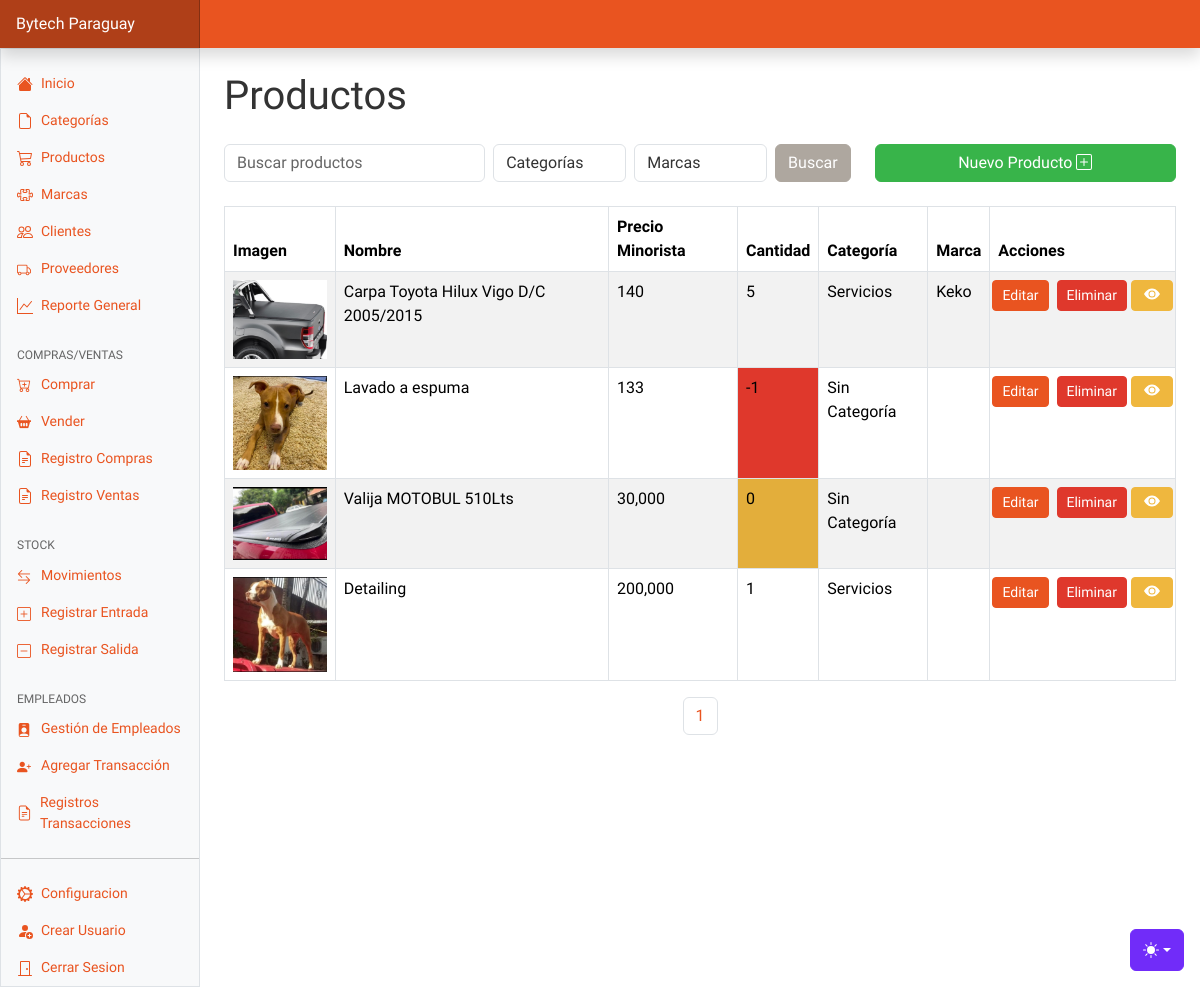
The page /productos.php (signed in) on the database as committed earlier.
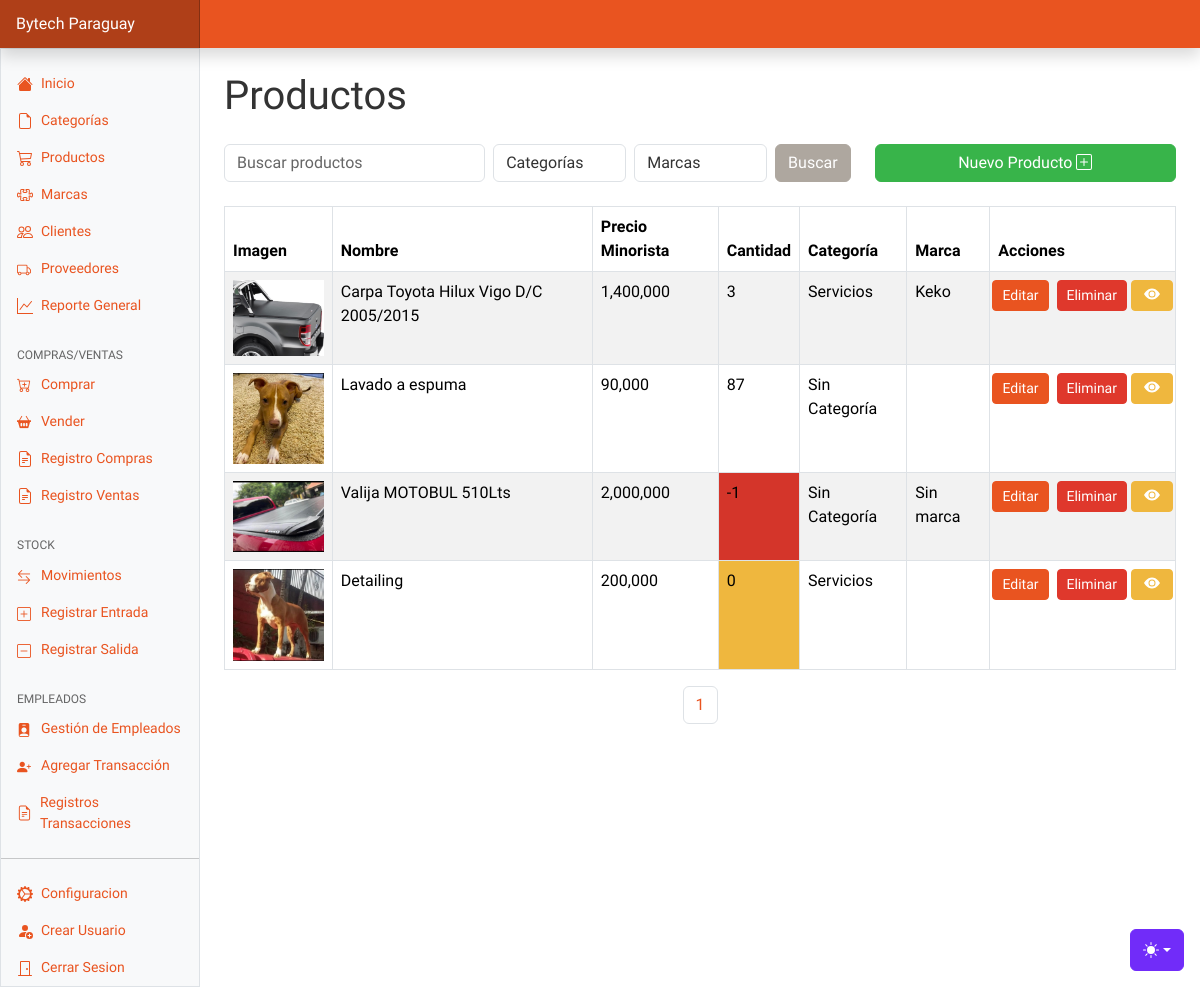
The same page on the database as committed later.
### tables this page shows
CREATE TABLE `productos` (
  `id` int(11) NOT NULL,
  `nombre` varchar(255) NOT NULL,
  `descripcion` text DEFAULT NULL,
  `imagen` varchar(255) DEFAULT NULL,
  `costo` decimal(10,2) NOT NULL,
  `precioMayorista` decimal(10,2) NOT NULL,
  `precioMinorista` decimal(10,2) NOT NULL,
  `cantidad` int(11) NOT NULL,
  `categoria_id` int(11) DEFAULT NULL,
  `marca_id` int(11) DEFAULT NULL
);

CREATE TABLE `categorias` (
  `id` int(11) NOT NULL,
  `nombre` varchar(100) NOT NULL,
  `descripcion` text DEFAULT NULL
);

CREATE TABLE `marcas` (
  `id` int(11) NOT NULL,
  `nombre` varchar(100) NOT NULL,
  `descripcion` text DEFAULT NULL
);

### productos.php (the view, shortened to what this page needs)
<?php
require "config/start.php";
$search = $_GET['search'] ?? '';
$page = $_GET['page'] ?? 1;
$limit = 12;
$offset = ($page - 1) * $limit;
$sql_count = "SELECT COUNT(*)
              FROM productos p
              LEFT JOIN categorias c ON p.categoria_id = c.id
              WHERE p.nombre LIKE ?";
$params_count = ["%$search%"];
$stmt_count = $pdo->prepare($sql_count);
$stmt_count->execute($params_count);
$total_products = $stmt_count->fetchColumn();
$total_pages = ceil($total_products / $limit);
$sql = "SELECT p.*, c.nombre as categoria_nombre, m.nombre as marca_nombre
        FROM productos p
        LEFT JOIN categorias c ON p.categoria_id = c.id
        LEFT JOIN marcas m ON p.marca_id = m.id
        WHERE p.nombre LIKE ?";
$params = ["%$search%"];
$sql .= " LIMIT $limit OFFSET $offset";
$stmt = $pdo->prepare($sql);
$stmt->execute($params);
$productos = $stmt->fetchAll(PDO::FETCH_ASSOC);
?>
<!DOCTYPE html>
<html lang="es">
<head>
    <?php include 'components/head.php'?>
</head>
<body>
<?php include 'components/header.php'?>
<main class="col-md-9 ms-sm-auto col-lg-10 px-md-4">
    <h1 class="my-4">Productos</h1>
    <div class="row mb-4">
        <div class="col-12 col-md-8">
        <form class="d-flex" method="get" action="productos.php">
    <input class="form-control me-2 w-50" type="text" name="search" placeholder="Buscar productos" value="<?= htmlspecialchars($search) ?>">
    <select class="form-control me-2 w-25" name="category">
        <option value="">Categorías</option>
    </select>
    <select class="form-control me-2 w-25" name="marca">
        <option value="">Marcas</option>
    </select>
    <input class="btn btn-secondary" type="submit" value="Buscar">
</form>
        </div>
        <div class="col-12 col-md-4 mt-2 mt-md-0 text-md-end">
            <button type="button" data-bs-toggle="modal" data-bs-target="#exampleModal" class="btn btn-success w-100 w-md-auto">Nuevo Producto </button>
        </div>
    </div>
    <div class="table-responsive">
        <table class="table table-striped table-bordered">
            <thead>
                <tr>
                    <th>Imagen</th>
                    <th>Nombre</th>
                    <th>Precio Minorista</th>
                    <th>Cantidad</th>
                    <th class="d-none d-sm-table-cell">Categoría</th>
                    <th>Marca</th>
                    <th>Acciones</th>
                </tr>
            </thead>
            <tbody class="h-100">
                <?php foreach ($productos as $producto): ?>
                <tr>
                    <td>
                        <?php if ($producto['imagen']): ?>
                        <img src="uploads/<?= $producto['imagen'] ?>" alt="<?= $producto['nombre'] ?>" class="img-fluid" style="width: 100px;">
                        <?php endif; ?>
                    </td>
                    <td><?= $producto['nombre'] ?></td>
                    <td><?= number_format($producto['precioMinorista'], 0); ?></td>
                    <td class="<?= $producto['cantidad'] < 0 ? 'bg-danger' : ($producto['cantidad'] == 0 ? 'bg-warning' : '') ?>">
    <?= $producto['cantidad'] ?>
</td>
                    <td class="d-none d-sm-table-cell"><?= $producto['categoria_nombre'] ?></td>
                    <td><?= $producto['marca_nombre'] ?></td>
                    <td>
                        <div class="d-flex justify-content-center align-items-center h-100">
                            <button class="btn btn-primary btn-sm col-md-4" data-bs-toggle="modal" data-bs-target="#editModal" data-id="<?= $producto['id'] ?>" data-nombre="<?= $producto['nombre'] ?>" data-descripcion="<?= $producto['descripcion'] ?>" data-costo="<?= number_format($producto['costo'], 0) ?>" data-precio-mayorista="<?= number_format($producto['precioMayorista'], 0 ) ?>" data-precio-minorista="<?= number_format($producto['precioMinorista'], 0) ?>" data-cantidad="<?= $producto['cantidad'] ?>" data-categoria-id="<?= $producto['categoria_id'] ?>" data-marca-id="<?= $producto['marca_id']?>" data-imagen="<?= $producto['imagen'] ?>">Editar</button>
                            <button class="btn btn-danger btn-sm ms-2 col-md-5" data-bs-toggle="modal" data-bs-target="#deleteModal" data-id="<?= $producto['id'] ?>">Eliminar</button>
                            <button class="btn btn-warning btn-sm ms-1 col-md-3" data-bs-toggle="modal" data-bs-target="#viewModal" data-nombre="<?= $producto['nombre'] ?>" data-descripcion="<?= $producto['descripcion'] ?>" data-costo="<?= number_format($producto['costo'], 0) ?>" data-precio-mayorista="<?= number_format($producto['precioMayorista'], 0) ?>" data-precio-minorista="<?= number_format($producto['precioMinorista'], 0) ?>" data-cantidad="<?= $producto['cantidad'] ?>" data-categoria-nombre="<?= $producto['categoria_nombre'] ?>" data-imagen="uploads/<?= $producto['imagen'] ?>"><svg xmlns="http://www.w3.org/2000/svg" width="16" height="16" fill="currentColor" class="bi bi-eye-fill" viewBox="0 0 16 16">
  <path d="M10.5 8a2.5 2.5 0 1 1-5 0 2.5 2.5 0 0 1 5 0"/>
  <path d="M0 8s3-5.5 8-5.5S16 8 16 8s-3 5.5-8 5.5S0 8 0 8m8 3.5a3.5 3.5 0 1 0 0-7 3.5 3.5 0 0 0 0 7"/>
</svg></button>
                        </div>
                    </td>
                </tr>
                <?php endforeach; ?>
            </tbody>
        </table>
    </div>
    <div class="d-flex justify-content-center">
        <ul class="pagination">
            <?php for ($i = 1; $i <= $total_pages; $i++): ?>
            <li class="page-item"><a class="page-link" href="?search=<?= htmlspecialchars($search) ?>&page=<?= $i ?>"><?= $i ?></a></li>
            <?php endfor; ?>
        </ul>
    </div>
</main>
<?php include 'components/footer.php'?>
</body>
</html>

### components/head.php (shortened to what this page needs)
<link rel="stylesheet" href="https://cdn.jsdelivr.net/npm/@docsearch/css@3">
<link rel="stylesheet" href="https://cdnjs.cloudflare.com/ajax/libs/bootstrap-icons/1.10.3/font/bootstrap-icons.min.css">
<link href="components/assets/dist/css/bootstrap.min.css" rel="stylesheet">
    <link href="https://cdn.jsdelivr.net/npm/bootstrap-icons@1.10.5/font/bootstrap-icons.min.css" rel="stylesheet">
    <link href="components/dashboard.css" rel="stylesheet">

### components/header.php (shortened to what this page needs)
    <div class="dropdown position-fixed bottom-0 end-0 mb-3 me-3 bd-mode-toggle">
      <button class="btn btn-bd-primary py-2 dropdown-toggle d-flex align-items-center" id="bd-theme" type="button" aria-expanded="false" data-bs-toggle="dropdown" aria-label="Toggle theme (dark)">
        <svg class="bi my-1 theme-icon-active" width="1em" height="1em"><use href="#moon-stars-fill"></use></svg>
      </button>
    </div>
<header class="navbar sticky-top bg-primary flex-md-nowrap p-0 shadow" data-bs-theme="dark" style="">
  <a class="navbar-brand col-md-3 col-lg-2 me-0 px-3 fs-6 text-white" href="#">Bytech Paraguay</a>
</header>
<div class="container-fluid">
  <div class="row">
    <div class="sidebar border border-right col-md-3 col-lg-2 p-0 bg-body-tertiary">
      <div class="offcanvas-md offcanvas-end bg-body-tertiary" tabindex="-1" id="sidebarMenu" aria-labelledby="sidebarMenuLabel">
        <div class="offcanvas-body d-md-flex flex-column p-0 pt-lg-3 overflow-y-auto">
          <ul class="nav flex-column">
            <li class="nav-item">
              <a class="nav-link d-flex align-items-center gap-2" aria-current="page" href="index.php">
                <svg class="bi"><use xlink:href="#house-fill"></use></svg>
                Inicio
              </a>
            </li>
            <li class="nav-item">
              <a class="nav-link d-flex align-items-center gap-2" href="categorias.php">
                <svg class="bi"><use xlink:href="#file-earmark"></use></svg>
                Categorías
              </a>
            </li>
            <li class="nav-item">
              <a class="nav-link d-flex align-items-center gap-2" href="productos.php">
                <svg class="bi"><use xlink:href="#cart"></use></svg>
                Productos
              </a>
            </li>
            <li class="nav-item">
              <a class="nav-link d-flex align-items-center gap-2" href="marcas.php">
                <svg class="bi"><use xlink:href="#puzzle"></use></svg>
               Marcas
              </a>
            </li>
            <li class="nav-item">
              <a class="nav-link d-flex align-items-center gap-2" href="clientes.php">
                <svg class="bi"><use xlink:href="#people"></use></svg>
                Clientes
              </a>
            </li>
            <li class="nav-item">
              <a class="nav-link d-flex align-items-center gap-2" href="proveedores.php">
              <i class="bi bi-truck"></i>
                Proveedores
              </a>
            </li>
            <li class="nav-item">
              <a class="nav-link d-flex align-items-center gap-2" href="registro_general.php">
                <svg class="bi"><use xlink:href="#graph-up"></use></svg>
                Reporte General
              </a>
            </li>
          </ul>
          <h6 class="sidebar-heading d-flex justify-content-between align-items-center px-3 mt-4 mb-1 text-body-secondary text-uppercase">
            <span>Compras/Ventas</span>
          </h6>
          <ul class="nav flex-column mb-auto">
            <li class="nav-item">
              <a class="nav-link d-flex align-items-center gap-2" href="compras.php">
              <i class="bi bi-cart-plus mb-1"></i>
                Comprar
              </a>
            </li>
            <li class="nav-item">
              <a class="nav-link d-flex align-items-center gap-2" href="ventas.php">
              <i class="bi bi-basket2-fill mb-1"></i>
                Vender
              </a>
            </li>
            <li class="nav-item">
              <a class="nav-link d-flex align-items-center gap-2" href="registro_compras.php">
                <svg class="bi"><use xlink:href="#file-earmark-text"></use></svg>
                Registro Compras
              </a>
            </li>
            <li class="nav-item">
              <a class="nav-link d-flex align-items-center gap-2" href="registro_ventas.php">
                <svg class="bi"><use xlink:href="#file-earmark-text"></use></svg>
                Registro Ventas
              </a>
            </li>
          </ul>
          <h6 class="sidebar-heading d-flex justify-content-between align-items-center px-3 mt-4 mb-1 text-body-secondary text-uppercase">
            <span>Stock</span>
          </h6>
          <ul class="nav flex-column mb-auto">
            <li class="nav-item">
              <a class="nav-link d-flex align-items-center gap-2" href="movimientos.php">
              <i class="bi bi-arrow-left-right"></i>
                Movimientos
              </a>
            </li>
            <li class="nav-item">
              <a class="nav-link d-flex align-items-center gap-2" href="entrada.php">
              <i class="bi bi-plus-square"></i>
                Registrar Entrada
              </a>
            </li>
            <li class="nav-item">
              <a class="nav-link d-flex align-items-center gap-2" href="salida.php">
              <i class="bi bi-dash-square"></i>
                Registrar Salida
              </a>
            </li>
          </ul>
<h6 class="sidebar-heading d-flex justify-content-between align-items-center px-3 mt-4 mb-1 text-body-secondary text-uppercase">
    <span>Empleados</span>
</h6>
<ul class="nav flex-column mb-auto">
    <li class="nav-item">
        <a class="nav-link d-flex align-items-center gap-2" href="empleados.php">
            <i class="bi bi-person-badge-fill"></i>
            Gestión de Empleados
        </a>
    </li>
    <li class="nav-item">
        <a class="nav-link d-flex align-items-center gap-2" href="addTransaccion.php">
        <i class="bi bi-person-plus-fill"></i>
            Agregar Transacción
        </a>
    </li>
    <li class="nav-item">
        <a class="nav-link d-flex align-items-center gap-2" href="verTodasTransacciones.php">
            <svg class="bi"><use xlink:href="#file-earmark-text"></use></svg>
            Registros Transacciones
        </a>
    </li>
</ul>
          <hr class="my-3">
          <ul class="nav flex-column mb-auto">
            <li class="nav-item">
              <a class="nav-link d-flex align-items-center gap-2" href="configuracion.php">
                <svg class="bi"><use xlink:href="#gear-wide-connected"></use></svg>
               Configuracion
              </a>
            </li>
            <li class="nav-item">
              <a class="nav-link d-flex align-items-center gap-2" href="createUsuario.php">
              Crear Usuario
              </a>
            </li>
            <li class="nav-item">
              <a class="nav-link d-flex align-items-center gap-2" href="logout.php">
                <svg class="bi"><use xlink:href="#door-closed"></use></svg>
                Cerrar Sesion
              </a>
            </li>
          </ul>
        </div>
      </div>
    </div>

### components/footer.php (shortened to what this page needs)
</div>
</div>

### components/dashboard.css (style rules this page uses)
.bi { display: inline-block; width: 1rem; height: 1rem; }
.sidebar .nav-link { font-size: .875rem; font-weight: 500; }
.sidebar-heading { font-size: .75rem; }
.navbar-brand { padding-top: .75rem; padding-bottom: .75rem; background-color: rgba(0, 0, 0, .25); box-shadow: inset -1px 0 0 rgba(0, 0, 0, .25); }

### components/head.php (style rules this page uses)
.bi { vertical-align: -.125em; fill: currentColor; }
.btn-bd-primary { --bd-violet-bg: #712cf9; --bd-violet-rgb: 112.520718, 44.062154, 249.437846; --bs-btn-font-weight: 600; --bs-btn-color: var(--bs-white); --bs-btn-bg: var(--bd-violet-bg); --bs-btn-border-color: var(--bd-violet-bg); --bs-btn-hover-color: var(--bs-white); --bs-btn-hover-bg: #6528e0; --bs-btn-hover-border-color: #6528e0; --bs-btn-focus-shadow-rgb: var(--bd-violet-rgb); --bs-btn-active-color: var(--bs-btn-hover-color); --bs-btn-active-bg: #5a23c8; --bs-btn-active-border-color: #5a23c8; }
.bd-mode-toggle { z-index: 1500; }

Rows that differ between the two databases and show on the page:
changed productos "Carpa Toyota Hilux Vigo D/C 2005/2015": precioMinorista "140" → "1,400,000"; cantidad "5" → "3"
changed productos "Lavado a espuma": precioMinorista "133" → "90,000"; cantidad "-1" → "87"
changed productos "Valija MOTOBUL 510Lts": precioMinorista "30,000" → "2,000,000"; cantidad "0" → "-1"; marca.nombre (not shown) → "Sin marca"
changed productos "Detailing": cantidad "1" → "0"
